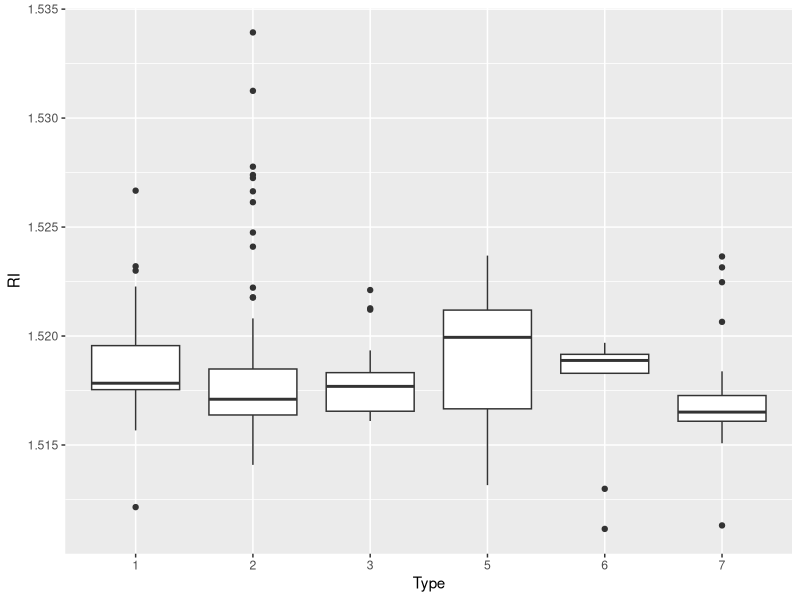
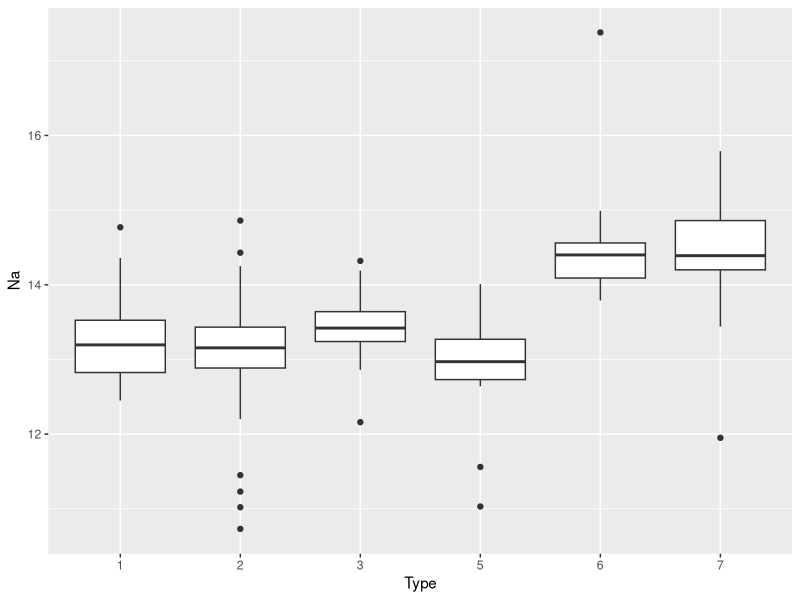
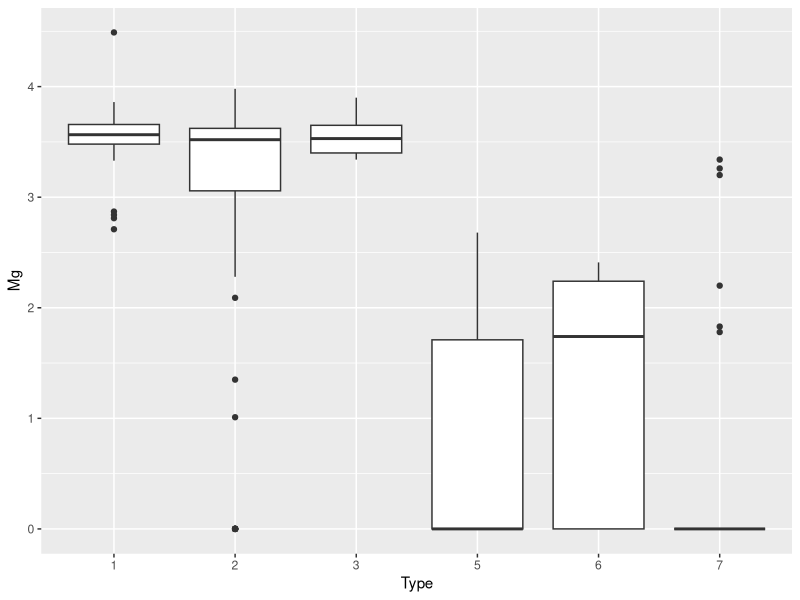
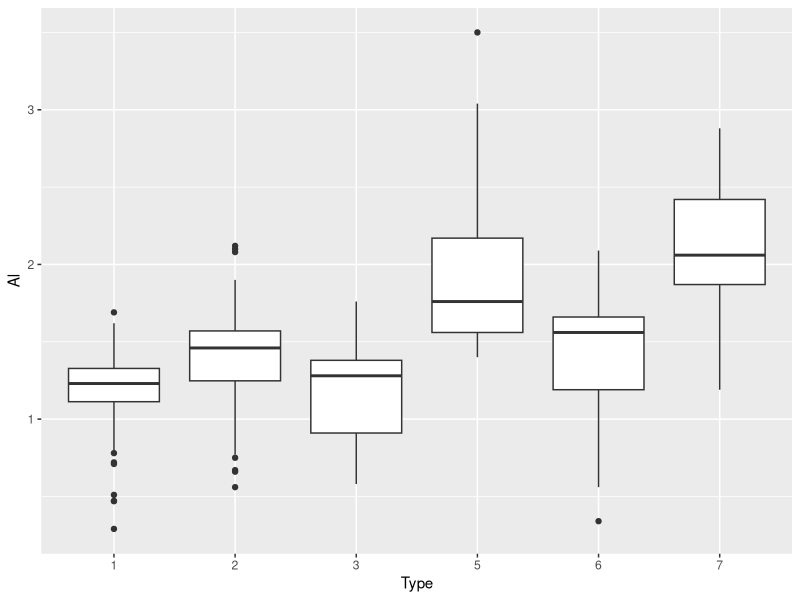
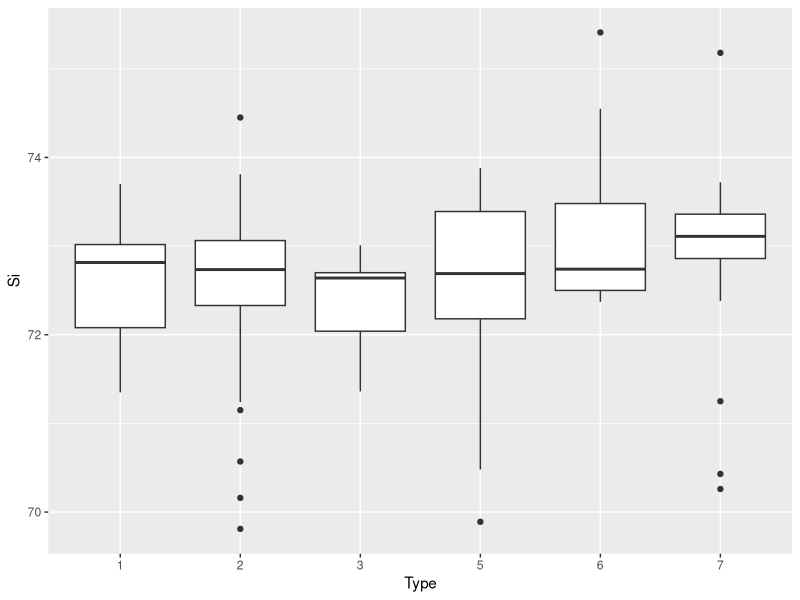
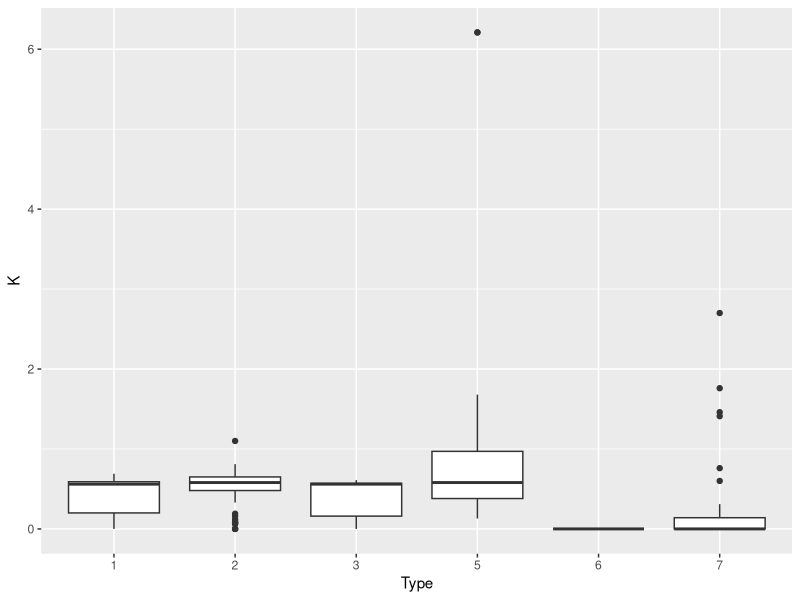
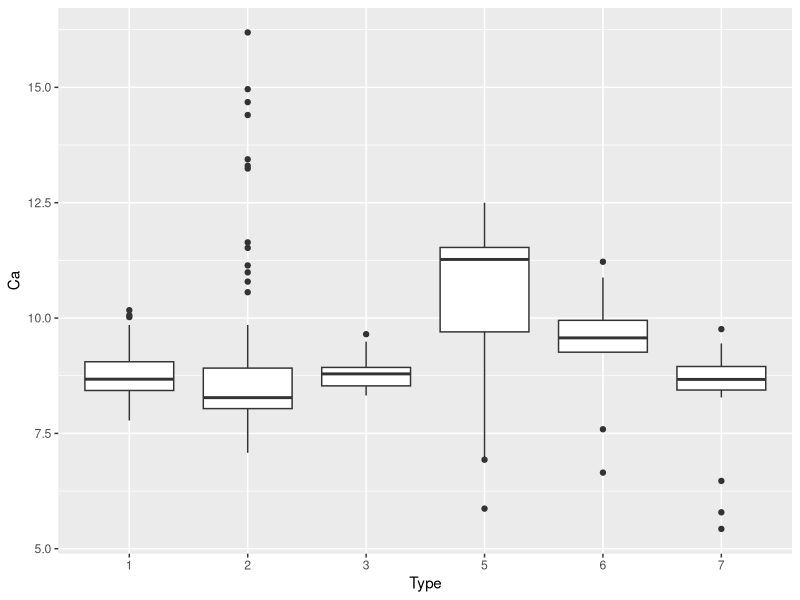
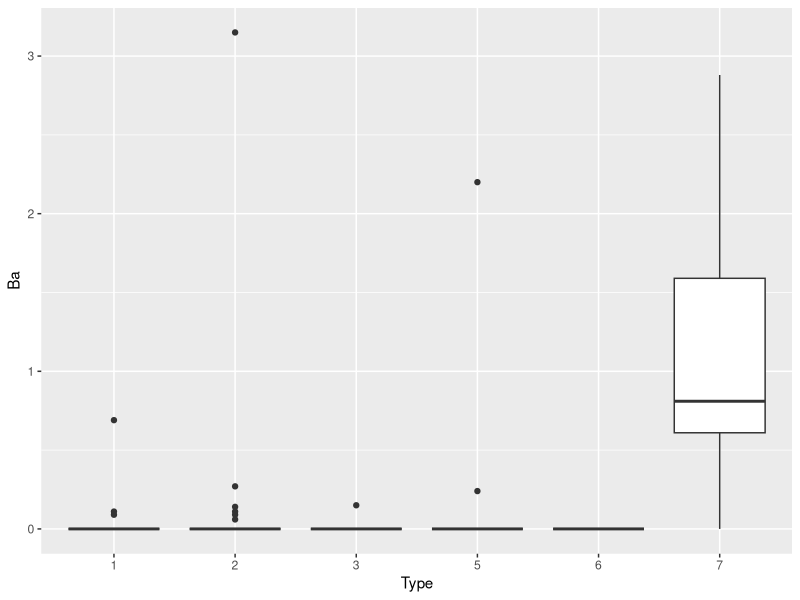

These figures' R source, in order:
library(tidyverse)
library(caret)
library(mlbench)

data("Glass")
Glass <- as.tibble(Glass)
head(Glass)

ggplot(data = Glass, mapping = aes(x = Type, y = RI)) + geom_boxplot()
ggplot(data = Glass, mapping = aes(x = Type, y = Na)) + geom_boxplot()
ggplot(data = Glass, mapping = aes(x = Type, y = Mg)) + geom_boxplot()
ggplot(data = Glass, mapping = aes(x = Type, y = Al)) + geom_boxplot()
ggplot(data = Glass, mapping = aes(x = Type, y = Si)) + geom_boxplot()
ggplot(data = Glass, mapping = aes(x = Type, y = K)) + geom_boxplot()
ggplot(data = Glass, mapping = aes(x = Type, y = Ca)) + geom_boxplot()
ggplot(data = Glass, mapping = aes(x = Type, y = Ba)) + geom_boxplot()
ggplot(data = Glass, mapping = aes(x = Type, y = Fe)) + geom_boxplot()

set.seed(1)
trainIndex <- createDataPartition(Glass$Type, p = 0.8, list = FALSE, times = 1)

Glass[trainIndex, ]
GlassTrain <- Glass[trainIndex, ]

Glass[-trainIndex, ]
GlassTest <- Glass[-trainIndex, ]

preProcess(GlassTrain, method = c("center", "scale"))
scaler <- preProcess(GlassTrain, method = c("center", "scale"))

predict(scaler, GlassTrain)
GlassTrain <- predict(scaler, GlassTrain)
predict(scaler, GlassTest)
GlassTest <- predict(scaler, GlassTest)
head(GlassTrain)

train(Type ~ RI, data = GlassTrain, method = "knn")
knn_model_RI <- train(Type ~ RI, data = GlassTrain, method = "knn")
predict(knn_model_RI, GlassTest)
GlassTestPredictions_RI <- predict(knn_model_RI, GlassTest)
confusionMatrix(GlassTestPredictions_RI, GlassTest$Type)


train(Type ~ Na, data = GlassTrain, method = "knn")
knn_model_Na <- train(Type ~ Na, data = GlassTrain, method = "knn")
predict(knn_model_Na, GlassTest)
GlassTestPredictions_Na <- predict(knn_model_Na, GlassTest)
confusionMatrix(GlassTestPredictions_Na, GlassTest$Type)

train(Type ~ Mg, data = GlassTrain, method = "knn")
knn_model_Mg <- train(Type ~ Mg, data = GlassTrain, method = "knn")
predict(knn_model_Mg, GlassTest)
GlassTestPredictions_Mg <- predict(knn_model_Mg, GlassTest)
confusionMatrix(GlassTestPredictions_Mg, GlassTest$Type)

train(Type ~ Al, data = GlassTrain, method = "knn")
knn_model_Al <- train(Type ~ Al, data = GlassTrain, method = "knn")
predict(knn_model_Al, GlassTest)
GlassTestPredictions_Al <- predict(knn_model_Al, GlassTest)
confusionMatrix(GlassTestPredictions_Al, GlassTest$Type)


train(Type ~ Si, data = GlassTrain, method = "knn")
knn_model_Si <- train(Type ~ Si, data = GlassTrain, method = "knn")
predict(knn_model_Si, GlassTest)
GlassTestPredictions_Si <- predict(knn_model_Si, GlassTest)
confusionMatrix(GlassTestPredictions_Si, GlassTest$Type)

train(Type ~ K, data = GlassTrain, method = "knn")
knn_model_K <- train(Type ~ K, data = GlassTrain, method = "knn")
predict(knn_model_K, GlassTest)
GlassTestPredictions_K <- predict(knn_model_K, GlassTest)
confusionMatrix(GlassTestPredictions_K, GlassTest$Type)


train(Type ~ Ba, data = GlassTrain, method = "knn")
knn_model_Ba <- train(Type ~ Ba, data = GlassTrain, method = "knn")
predict(knn_model_Ba, GlassTest)
GlassTestPredictions_Ba <- predict(knn_model_Ba, GlassTest)
confusionMatrix(GlassTestPredictions_Ba, GlassTest$Type)


train(Type ~ Fe, data = GlassTrain, method = "knn")
knn_model_Fe <- train(Type ~ Fe, data = GlassTrain, method = "knn")
predict(knn_model_Fe, GlassTest)
GlassTestPredictions_Fe <- predict(knn_model_Fe, GlassTest)
confusionMatrix(GlassTestPredictions_Fe, GlassTest$Type)

train(Type ~ RI + Na, data = GlassTrain, method = "knn")
knn_model_RI_Na <- train(Type ~ RI + Na, data = GlassTrain, method = "knn")
predict(knn_model_RI_Na, GlassTest)
GlassTestPredictions_RI_Na <- predict(knn_model_RI_Na, GlassTest)
confusionMatrix(GlassTestPredictions_RI_Na, GlassTest$Type)

train(Type ~ RI + Mg, data = GlassTrain, method = "knn")
knn_model_RI_Mg <- train(Type ~ RI + Mg, data = GlassTrain, method = "knn")
predict(knn_model_RI_Mg, GlassTest)
GlassTestPredictions_RI_Mg <- predict(knn_model_RI_Mg, GlassTest)
confusionMatrix(GlassTestPredictions_RI_Mg, GlassTest$Type)

train(Type ~ RI + Al, data = GlassTrain, method = "knn")
knn_model_RI_Al <- train(Type ~ RI + Al, data = GlassTrain, method = "knn")
predict(knn_model_RI_Al, GlassTest)
GlassTestPredictions_RI_Al <- predict(knn_model_RI_Al, GlassTest)
confusionMatrix(GlassTestPredictions_RI_Al, GlassTest$Type)


train(Type ~ RI + Si, data = GlassTrain, method = "knn")
knn_model_RI_Si <- train(Type ~ RI + Si, data = GlassTrain, method = "knn")
predict(knn_model_RI_Si, GlassTest)
GlassTestPredictions_RI_Si <- predict(knn_model_RI_Si, GlassTest)
confusionMatrix(GlassTestPredictions_RI_Si, GlassTest$Type)


train(Type ~ RI + K, data = GlassTrain, method = "knn")
knn_model_RI_K <- train(Type ~ RI + K, data = GlassTrain, method = "knn")
predict(knn_model_RI_K, GlassTest)
GlassTestPredictions_RI_K <- predict(knn_model_RI_K, GlassTest)
confusionMatrix(GlassTestPredictions_RI_K, GlassTest$Type)


train(Type ~ RI + Ca, data = GlassTrain, method = "knn")
knn_model_RI_Ca <- train(Type ~ RI + Ca, data = GlassTrain, method = "knn")
predict(knn_model_RI_Ca, GlassTest)
GlassTestPredictions_RI_Ca <- predict(knn_model_RI_Ca, GlassTest)
confusionMatrix(GlassTestPredictions_RI_Ca, GlassTest$Type)

train(Type ~ RI + Ba, data = GlassTrain, method = "knn")
knn_model_RI_Ba <- train(Type ~ RI + Ba, data = GlassTrain, method = "knn")
predict(knn_model_RI_Ba, GlassTest)
GlassTestPredictions_RI_Ba <- predict(knn_model_RI_Ba, GlassTest)
confusionMatrix(GlassTestPredictions_RI_Ba, GlassTest$Type)

train(Type ~ RI + Fe, data = GlassTrain, method = "knn")
knn_model_RI_Fe <- train(Type ~ RI + Fe, data = GlassTrain, method = "knn")
predict(knn_model_RI_Fe, GlassTest)
GlassTestPredictions_RI_Fe <- predict(knn_model_RI_Fe, GlassTest)
confusionMatrix(GlassTestPredictions_RI_Fe, GlassTest$Type)

train(Type ~ RI + Mg + Na, data = GlassTrain, method = "knn")
knn_model_RI_Mg_Na<- train(Type ~ RI + Mg + Na, data = GlassTrain, method = "knn")
predict(knn_model_RI_Mg_Na, GlassTest)
GlassTestPredictions_RI_Mg_Na <- predict(knn_model_RI_Mg_Na, GlassTest)
confusionMatrix(GlassTestPredictions_RI_Mg_Na, GlassTest$Type)

train(Type ~ RI + Mg + Al, data = GlassTrain, method = "knn")
knn_model_RI_Mg_Al <- train(Type ~ RI + Mg + Al, data = GlassTrain, method = "knn")
predict(knn_model_RI_Mg_Al, GlassTest)
GlassTestPredictions_RI_Mg_Al <- predict(knn_model_RI_Mg_Al, GlassTest)
confusionMatrix(GlassTestPredictions_RI_Mg_Al, GlassTest$Type)

train(Type ~ RI + Mg + Si, data = GlassTrain, method = "knn")
knn_model_RI_Mg_Si <- train(Type ~ RI + Mg + Si, data = GlassTrain, method = "knn")
predict(knn_model_RI_Mg_Si, GlassTest)
GlassTestPredictions_RI_Mg_Si <- predict(knn_model_RI_Mg_Si, GlassTest)
confusionMatrix(GlassTestPredictions_RI_Mg_Si, GlassTest$Type)

train(Type ~ RI + Mg + K, data = GlassTrain, method = "knn")
knn_model_RI_Mg_K <- train(Type ~ RI + Mg + K, data = GlassTrain, method = "knn")
predict(knn_model_RI_Mg_K, GlassTest)
GlassTestPredictions_RI_Mg_K <- predict(knn_model_RI_Mg_K, GlassTest)
confusionMatrix(GlassTestPredictions_RI_Mg_K, GlassTest$Type)

train(Type ~ RI + Mg + Ca, data = GlassTrain, method = "knn")
knn_model_RI_Mg_Ca <- train(Type ~ RI + Mg + Ca, data = GlassTrain, method = "knn")
predict(knn_model_RI_Mg_Ca, GlassTest)
GlassTestPredictions_RI_Mg_Ca <- predict(knn_model_RI_Mg_Ca, GlassTest)
confusionMatrix(GlassTestPredictions_RI_Mg_Ca, GlassTest$Type)

train(Type ~ RI + Mg + Ba, data = GlassTrain, method = "knn")
knn_model_RI_Mg_Ba <- train(Type ~ RI + Mg + Ba, data = GlassTrain, method = "knn")
predict(knn_model_RI_Mg_Ba, GlassTest)
GlassTestPredictions_RI_Mg_Ba <- predict(knn_model_RI_Mg_Ba, GlassTest)
confusionMatrix(GlassTestPredictions_RI_Mg_Ba, GlassTest$Type)

train(Type ~ RI + Mg + Fe, data = GlassTrain, method = "knn")
knn_model_RI_Mg_Fe <- train(Type ~ RI + Mg + Fe, data = GlassTrain, method = "knn")
predict(knn_model_RI_Mg_Fe, GlassTest)
GlassTestPredictions_RI_Mg_Fe <- predict(knn_model_RI_Mg_Fe, GlassTest)
confusionMatrix(GlassTestPredictions_RI_Mg_Fe, GlassTest$Type)


train(Type ~ RI + Mg + K +Al, data = GlassTrain, method = "knn")
knn_model_RI_Mg_K_Al <- train(Type ~ RI + Mg + K + Al, data = GlassTrain, method = "knn")
predict(knn_model_RI_Mg_K_Al, GlassTest)
GlassTestPredictions_RI_Mg_K_Al <- predict(knn_model_RI_Mg_K_Al, GlassTest)
confusionMatrix(GlassTestPredictions_RI_Mg_K_Al, GlassTest$Type)


train(Type ~ RI + Mg + K + Si, data = GlassTrain, method = "knn")
knn_model_RI_Mg_K_Si <- train(Type ~ RI + Mg + K + Si, data = GlassTrain, method = "knn")
predict(knn_model_RI_Mg_K_Si, GlassTest)
GlassTestPredictions_RI_Mg_K_Si <- predict(knn_model_RI_Mg_K_Si, GlassTest)
confusionMatrix(GlassTestPredictions_RI_Mg_K_Si, GlassTest$Type)

train(Type ~ RI + Mg + K + Ca, data = GlassTrain, method = "knn")
knn_model_RI_Mg_K_Ca <- train(Type ~ RI + Mg + K + Ca, data = GlassTrain, method = "knn")
predict(knn_model_RI_Mg_K_Ca, GlassTest)
GlassTestPredictions_RI_Mg_K_Ca <- predict(knn_model_RI_Mg_K_Ca, GlassTest)
confusionMatrix(GlassTestPredictions_RI_Mg_K_Ca, GlassTest$Type)

train(Type ~ RI + Mg + K + Ba, data = GlassTrain, method = "knn")
knn_model_RI_Mg_K_Ba <- train(Type ~ RI + Mg + K + Ba, data = GlassTrain, method = "knn")
predict(knn_model_RI_Mg_K_Ba, GlassTest)
GlassTestPredictions_RI_Mg_K_Ba <- predict(knn_model_RI_Mg_K_Ba, GlassTest)
confusionMatrix(GlassTestPredictions_RI_Mg_K_Ba, GlassTest$Type)

train(Type ~ RI + Mg + K + Fe, data = GlassTrain, method = "knn")
knn_model_RI_Mg_K_Fe <- train(Type ~ RI + Mg + K + Fe, data = GlassTrain, method = "knn")
predict(knn_model_RI_Mg_K_Fe, GlassTest)
GlassTestPredictions_RI_Mg_K_Fe <- predict(knn_model_RI_Mg_K_Fe, GlassTest)
confusionMatrix(GlassTestPredictions_RI_Mg_K_Fe, GlassTest$Type)
